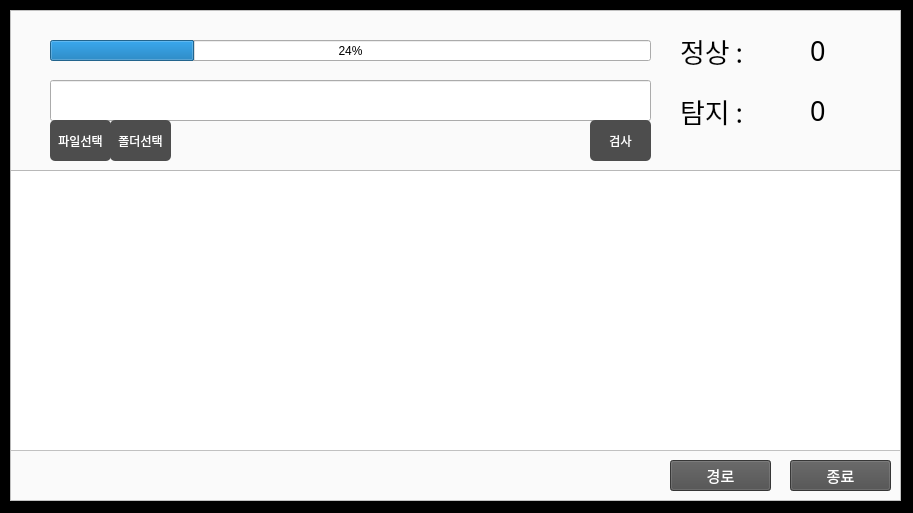
<?xml version="1.0" encoding="UTF-8"?>
<ui version="4.0">
 <class>Dialog</class>
 <widget class="QDialog" name="Dialog">
  <property name="geometry">
   <rect>
    <x>0</x>
    <y>0</y>
    <width>913</width>
    <height>513</height>
   </rect>
  </property>
  <property name="windowTitle">
   <string>정밀검사</string>
  </property>
  <property name="windowIcon">
   <iconset>
    <normaloff>slow.png</normaloff>slow.png</iconset>
  </property>
  <widget class="QTextBrowser" name="textBrowser_2">
   <property name="geometry">
    <rect>
     <x>10</x>
     <y>10</y>
     <width>891</width>
     <height>161</height>
    </rect>
   </property>
   <property name="styleSheet">
    <string notr="true">background-color: rgb(250, 250, 250);</string>
   </property>
  </widget>
  <widget class="QPushButton" name="find_path2">
   <property name="geometry">
    <rect>
     <x>110</x>
     <y>120</y>
     <width>61</width>
     <height>41</height>
    </rect>
   </property>
   <property name="styleSheet">
    <string notr="true">color: rgb(255, 255, 255);
background-color: rgb(77, 77, 77);
border-radius: 5px</string>
   </property>
   <property name="text">
    <string>폴더선택</string>
   </property>
  </widget>
  <widget class="QLabel" name="label_2">
   <property name="geometry">
    <rect>
     <x>680</x>
     <y>80</y>
     <width>111</width>
     <height>61</height>
    </rect>
   </property>
   <property name="font">
    <font>
     <family>휴먼둥근헤드라인</family>
     <pointsize>20</pointsize>
    </font>
   </property>
   <property name="text">
    <string>탐지 :</string>
   </property>
  </widget>
  <widget class="QLabel" name="path_find">
   <property name="geometry">
    <rect>
     <x>810</x>
     <y>80</y>
     <width>111</width>
     <height>61</height>
    </rect>
   </property>
   <property name="font">
    <font>
     <family>휴먼둥근헤드라인</family>
     <pointsize>20</pointsize>
    </font>
   </property>
   <property name="text">
    <string>0</string>
   </property>
  </widget>
  <widget class="QTextBrowser" name="textBrowser_3">
   <property name="geometry">
    <rect>
     <x>10</x>
     <y>450</y>
     <width>891</width>
     <height>51</height>
    </rect>
   </property>
   <property name="styleSheet">
    <string notr="true">background-color: rgb(250, 250, 250);</string>
   </property>
  </widget>
  <widget class="QPushButton" name="find_path">
   <property name="geometry">
    <rect>
     <x>50</x>
     <y>120</y>
     <width>61</width>
     <height>41</height>
    </rect>
   </property>
   <property name="styleSheet">
    <string notr="true">color: rgb(255, 255, 255);
background-color: rgb(77, 77, 77);
border-radius: 5px</string>
   </property>
   <property name="text">
    <string>파일선택</string>
   </property>
  </widget>
  <widget class="QLabel" name="path_pass">
   <property name="geometry">
    <rect>
     <x>810</x>
     <y>20</y>
     <width>111</width>
     <height>61</height>
    </rect>
   </property>
   <property name="font">
    <font>
     <family>휴먼둥근헤드라인</family>
     <pointsize>20</pointsize>
    </font>
   </property>
   <property name="text">
    <string>0</string>
   </property>
  </widget>
  <widget class="QPushButton" name="finish_button">
   <property name="geometry">
    <rect>
     <x>790</x>
     <y>460</y>
     <width>101</width>
     <height>31</height>
    </rect>
   </property>
   <property name="font">
    <font>
     <family>한컴 고딕</family>
     <pointsize>11</pointsize>
    </font>
   </property>
   <property name="styleSheet">
    <string notr="true">color: rgb(255, 255, 255);
background-color: rgb(77, 77, 77);</string>
   </property>
   <property name="text">
    <string>종료</string>
   </property>
  </widget>
  <widget class="QTextBrowser" name="file_path">
   <property name="geometry">
    <rect>
     <x>10</x>
     <y>170</y>
     <width>891</width>
     <height>281</height>
    </rect>
   </property>
   <property name="font">
    <font>
     <family>D2Coding</family>
     <pointsize>11</pointsize>
    </font>
   </property>
   <property name="styleSheet">
    <string notr="true"/>
   </property>
  </widget>
  <widget class="QLabel" name="label_3">
   <property name="geometry">
    <rect>
     <x>680</x>
     <y>20</y>
     <width>111</width>
     <height>61</height>
    </rect>
   </property>
   <property name="font">
    <font>
     <family>휴먼둥근헤드라인</family>
     <pointsize>20</pointsize>
    </font>
   </property>
   <property name="text">
    <string>정상 : </string>
   </property>
  </widget>
  <widget class="QProgressBar" name="loading">
   <property name="geometry">
    <rect>
     <x>50</x>
     <y>40</y>
     <width>601</width>
     <height>21</height>
    </rect>
   </property>
   <property name="value">
    <number>24</number>
   </property>
  </widget>
  <widget class="QLineEdit" name="path">
   <property name="geometry">
    <rect>
     <x>50</x>
     <y>80</y>
     <width>601</width>
     <height>41</height>
    </rect>
   </property>
   <property name="readOnly">
    <bool>true</bool>
   </property>
  </widget>
  <widget class="QPushButton" name="finish_button2">
   <property name="geometry">
    <rect>
     <x>670</x>
     <y>460</y>
     <width>101</width>
     <height>31</height>
    </rect>
   </property>
   <property name="font">
    <font>
     <family>한컴 고딕</family>
     <pointsize>11</pointsize>
    </font>
   </property>
   <property name="styleSheet">
    <string notr="true">color: rgb(255, 255, 255);
background-color: rgb(77, 77, 77);
</string>
   </property>
   <property name="text">
    <string>경로</string>
   </property>
  </widget>
  <widget class="QPushButton" name="check">
   <property name="geometry">
    <rect>
     <x>590</x>
     <y>120</y>
     <width>61</width>
     <height>41</height>
    </rect>
   </property>
   <property name="styleSheet">
    <string notr="true">color: rgb(255, 255, 255);
background-color: rgb(77, 77, 77);
border-radius: 5px</string>
   </property>
   <property name="text">
    <string>검사</string>
   </property>
  </widget>
  <widget class="QTextBrowser" name="textBrowser">
   <property name="geometry">
    <rect>
     <x>0</x>
     <y>0</y>
     <width>921</width>
     <height>521</height>
    </rect>
   </property>
   <property name="styleSheet">
    <string notr="true">background-color: rgb(0, 0, 0);</string>
   </property>
  </widget>
  <zorder>textBrowser</zorder>
  <zorder>textBrowser_2</zorder>
  <zorder>path_find</zorder>
  <zorder>label_2</zorder>
  <zorder>path</zorder>
  <zorder>loading</zorder>
  <zorder>path_pass</zorder>
  <zorder>label_3</zorder>
  <zorder>find_path2</zorder>
  <zorder>file_path</zorder>
  <zorder>textBrowser_3</zorder>
  <zorder>check</zorder>
  <zorder>find_path</zorder>
  <zorder>finish_button</zorder>
  <zorder>finish_button2</zorder>
 </widget>
 <resources/>
 <connections/>
</ui>
